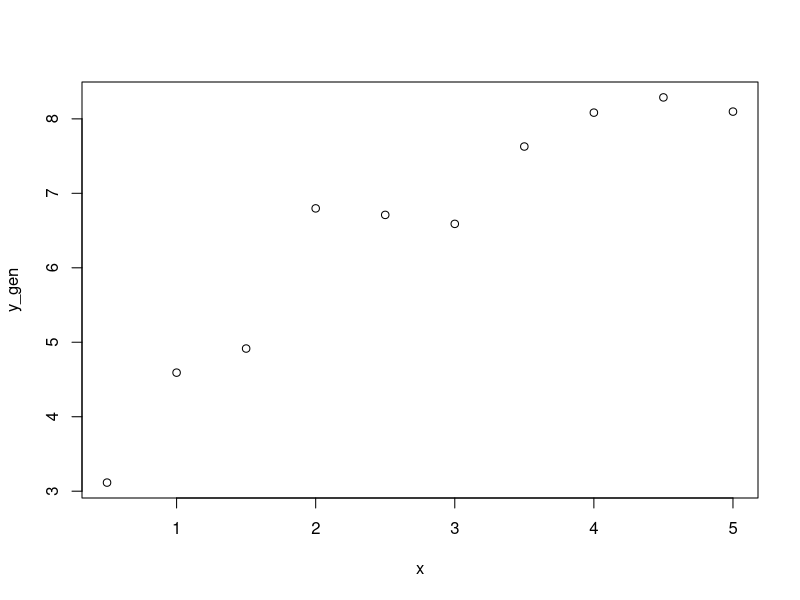
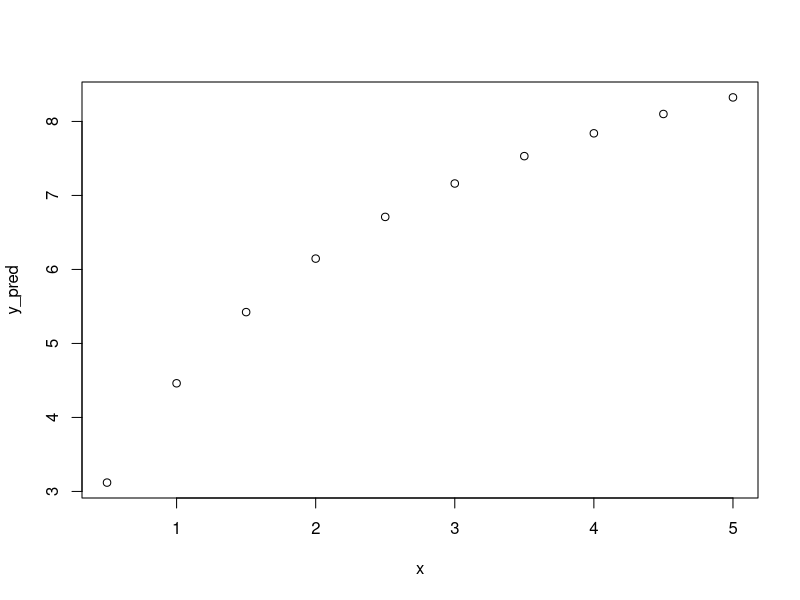
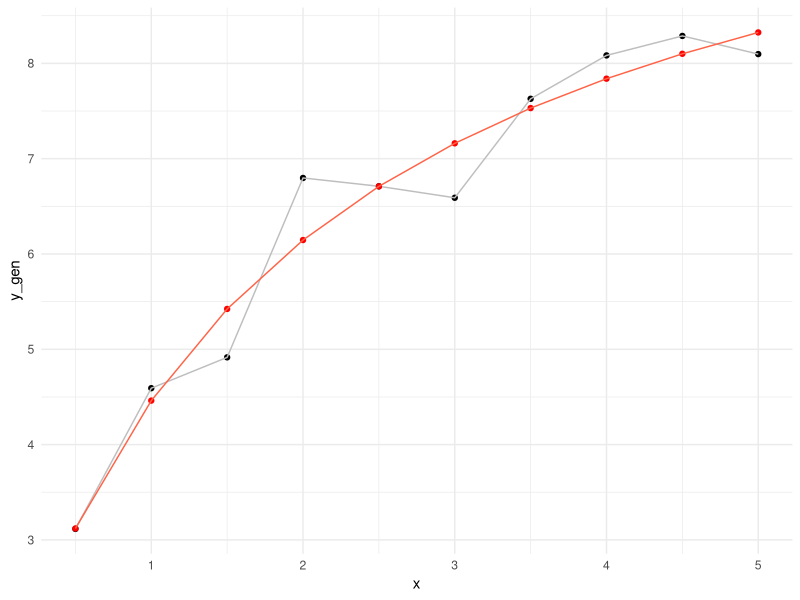

Source code (R) for these figures, in order: (Note: this script raises an error after producing the figures.)
library(ggplot2)

# Parametry
n <- 10
x <- (1:10)/2
b1 <- 10
b2 <- 3
b3 <- 2
beta <- c(b1,b2,b3)
sig <- 1/2

set.seed(1)
y_gen <- (b1*x)/(b2+x)+b3 + rnorm(10,mean = 0, sd = sig)


fun_g <- function(x,beta){
  return((beta[1] * x) / (beta[2] + x) + beta[3])
}

grad_g <- function(x, beta){
  return(c(x/(beta[2]+x), - (beta[1] *x)/(beta[2]+x)^2,1))
}

grad_g(1/2, beta= beta)

# Wzór na g(x,beta)

# Definiujemy macierz G

mac_G <- function(wek_x, beta){
  n <- length(wek_x)
  p <- length(beta)
  mac <- matrix(nrow = n, ncol = p)
  for (i in 1:n){
    mac[i, ] <- grad_g(wek_x[i], beta = beta)
  }
  return(mac)
}



G_N <- function(x,y, beta_0 = c(8,2,1), eps=0.0001 , M=100){
  
  p <- length(beta_0)
  
  stare_beta <- beta_0
  for (i in 1:M){
    
    y_prog <- fun_g(x, stare_beta)
    G <- mac_G(x, beta = stare_beta)
      
    krok <- solve(t(G) %*% G) %*%
      t(G)%*%(y-y_prog)
    
    nowe_beta <- stare_beta + krok

    # Warunek stopu
    if (sqrt(sum((nowe_beta-stare_beta)^2))<eps){
      break
    }
    stare_beta <- nowe_beta
  }
  
  # Oszacowanie wariancji
  y_koniec <- fun_g(x, nowe_beta)
  RSS <- sum((y - y_koniec)^2)
  sig_kw <- RSS / (n - p)
  
  return(list(beta_est = nowe_beta, sigma2_est = sig_kw, iteracje = i))
}

G_N_rozw <- G_N(x,y_gen)
beta

## Zadanie 4
# Prezentacja w tabeli kroków 0,1,2 i ostatniego

G_N_tab <- function(x,y, beta_0 = c(8,2,1), eps=0.0001 , M=100){
  
  n <- length(x)
  p <- length(beta_0)
  
  historia <- data.frame( )
  
  
  # Funkcja która wylicza w każdym kroku informacje
  # Zapisanie tego do ramki danych
  #
  
  stare_beta <- beta_0
  for (i in 1:M){
    
    y_prog <- fun_g(x, stare_beta)
    G <- mac_G(x, beta = stare_beta)
    
    
    krok <- solve(t(G) %*% G) %*%
      t(G)%*%(y-y_prog)
    
    
    RSS <- sum((y-y_prog)^2)
    L_log <- -n/2*log(2*pi) - n/2 * log(RSS/(n-p)) - (n-p)/2
    
    historia <- rbind(historia, data.frame( krok = i,
                                            beta1 = stare_beta[1],
                                            beta2 = stare_beta[2],
                                            beta3 = stare_beta[3],
                                            sigma_kw = RSS/(n-p),
                                            L = L_log))
    
    nowe_beta <- stare_beta + krok
    
    # Warunek stopu
    if (sqrt(sum((nowe_beta-stare_beta)^2))<eps){
      break
    }
    stare_beta <- nowe_beta
  }
  
  # Oszacowanie wariancji
  y_koniec <- fun_g(x, nowe_beta)
  RSS <- sum((y - y_koniec)^2)
  sig_kw <- RSS / (n - p)
  
  return(list(beta_est = nowe_beta, sigma2_est = sig_kw, iteracje = i, historia))
}

# Algorytm z historią
G_N_tab(x,y_gen)



# Zadanie 6
y_pred <- fun_g(x, G_N_rozw$beta_est)
  
plot(x,y_gen)
plot(x,y_pred)

ggplot()+
  geom_point(aes(x=x,y=y_gen), col = "black")+
  geom_line(aes(x=x,y=y_gen), col = "gray")+
  geom_point(aes(x=x,y=y_pred), col = "red1") +
  geom_line(aes(x=x,y=y_pred), col = "tomato1") +
  theme_minimal()
  

G_N(x,y_gen,beta_0 = c(9.7,2.9,2))
G_N(x,y_gen,beta_0 = c(1,1,1)) # Nie da się wyznaczyć macierzy numerycznie (jest osobliwa)
